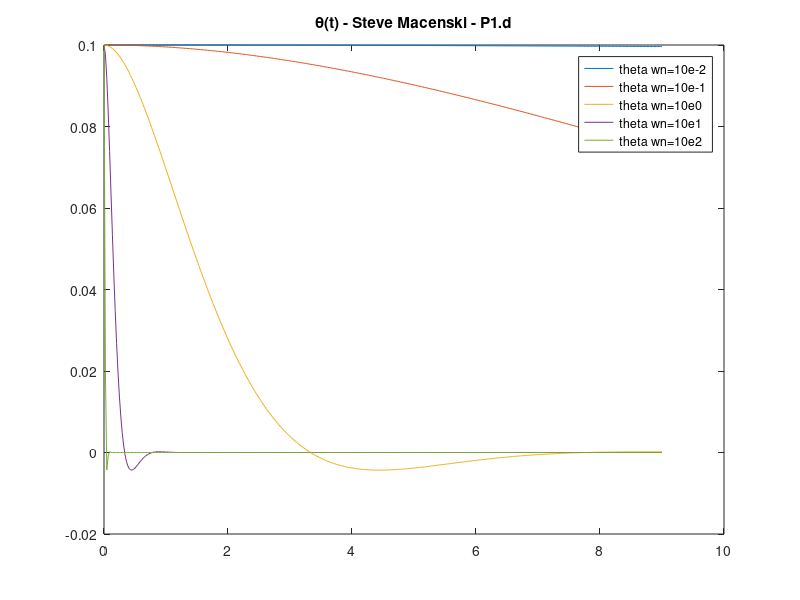
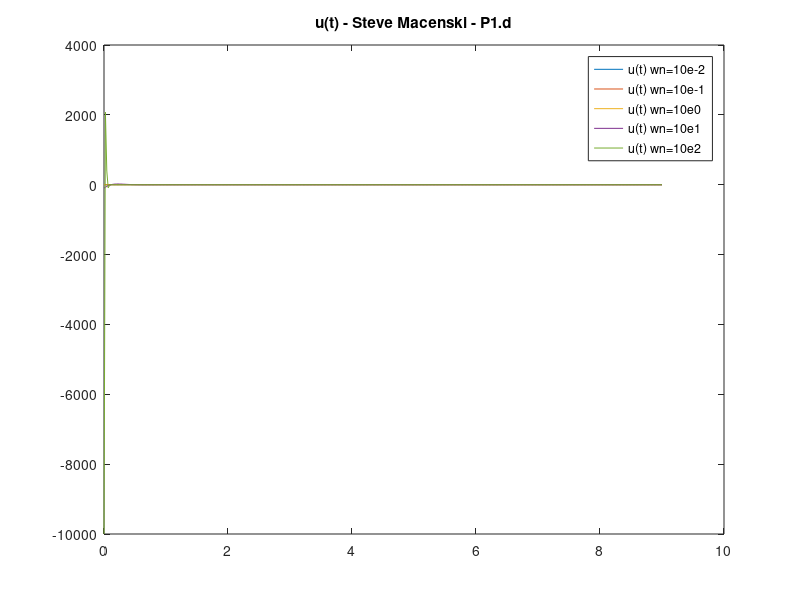
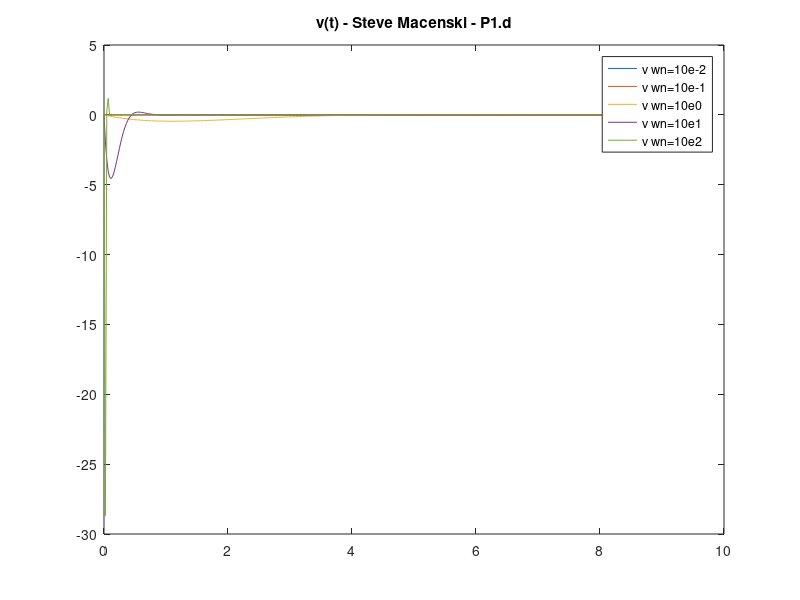
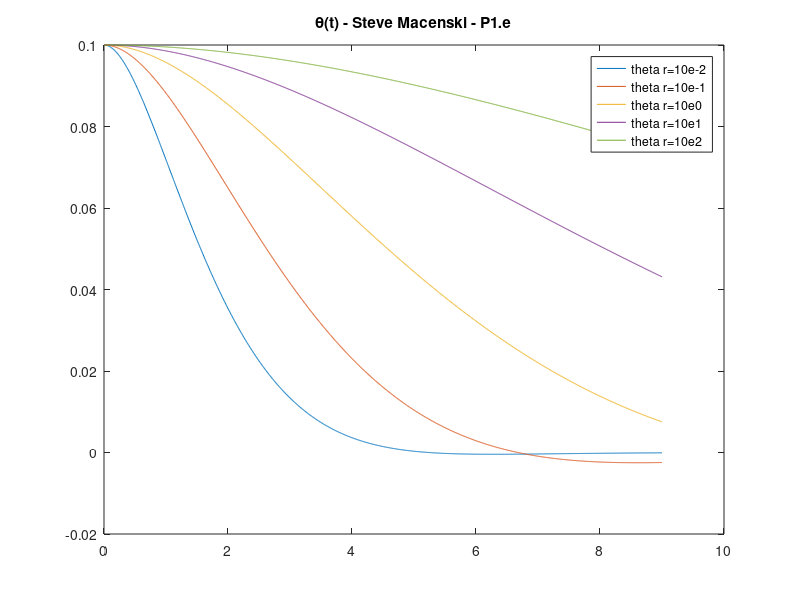

Write the MATLAB code that produced these figures, in order.
function hw5_prob1

clc;
%% theta(t) v(t) and u(t) 1d
wn = [10^-2 10^-1 10^0 10^1 10^2];
J = 10;
Jw = 1; 
A = [0 1; 0 0];
B = [0 1/J]';
x0 = [0.1 0]';
v0 = 0;
for j=1:length(wn)

    t = linspace(0,9,400);

    k = [wn(j)^2*J 2*J/sqrt(2)*wn(j)];
    
    for i=1:length(t)
        x(:,i) = expm((A-B*k)*t(i))*x0;
    end
    figure(1) %theta(t)
    plot(t,x(1,:))
    hold on;
    
    figure(2) %u(t)
    plot(t,-k*x)
    hold on;

    for i=1:length(t)
        v(:,i) = -k*(1/Jw)*inv(A-B*k)*(expm((A-B*k)*t(i))-eye(2))*x0;
    end
    
    figure(3) %v(t)
    plot(t,v)
    hold on;
end
figure(1)
legend('theta wn=10e-2','theta wn=10e-1','theta wn=10e0','theta wn=10e1','theta wn=10e2')
title('\theta(t) - Steve Macenski - P1.d')

figure(2)
legend('u(t) wn=10e-2','u(t) wn=10e-1','u(t) wn=10e0','u(t) wn=10e1','u(t) wn=10e2')
title('u(t) - Steve Macenski - P1.d')

figure(3)
legend('v wn=10e-2','v wn=10e-1','v wn=10e0','v wn=10e1','v wn=10e2')
title('v(t) - Steve Macenski - P1.d')

%% theta(t) v(t) u(t) for 1e: using LQR 
R = [10^-2 10^-1 10^0 10^1 10^2];
J = 10;
Jw = 1;
A = [0 1; 0 0];
B = [0 1/J]'; 
x0 = [0.1 0]';
v0 = 0;
Q = eye(2);
for j=1:length(R)

    t = linspace(0,9,1400);

    k = lqr(A,B,Q,R(j));

    for i=1:length(t)
        x(:,i) = expm((A-B*k)*t(i))*x0;
    end
    figure(4) %theta(t)
    plot(t,x(1,:))
    hold on;
    
    figure(5) %u(t)
    plot(t,-k*x)
    hold on;
    
    for i=1:length(t)
        v(:,i) = -k*(1/Jw)*inv(A-B*k)*(expm((A-B*k)*t(i))-eye(2))*x0;
    end
    
    figure(6) %v(t)
    plot(t,v)
    hold on;
end 
figure(4)
legend('theta r=10e-2','theta r=10e-1','theta r=10e0','theta r=10e1','theta r=10e2')
title('\theta(t) - Steve Macenski - P1.e')

figure(5)
legend('u(t) r=10e-2','u(t) r=10e-1','u(t) r=10e0','u(t) r=10e1','u(t) r=10e2')
title('u(t) - Steve Macenski - P1.e')

figure(6)
legend('v(t) r=10e-2','v(t) r=10e-1','v(t) r=10e0','v(t) r=10e1','v(t) r=10e2')
title('v(t) - Steve Macenski - P1.e')
